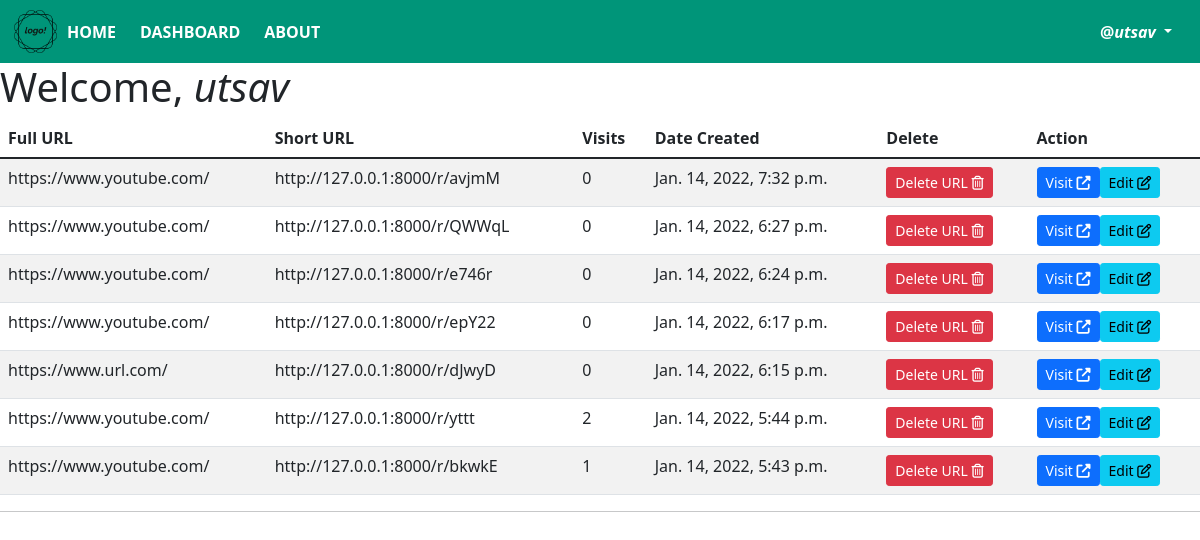
Page /dashboard/ (signed in) on the earlier database version.
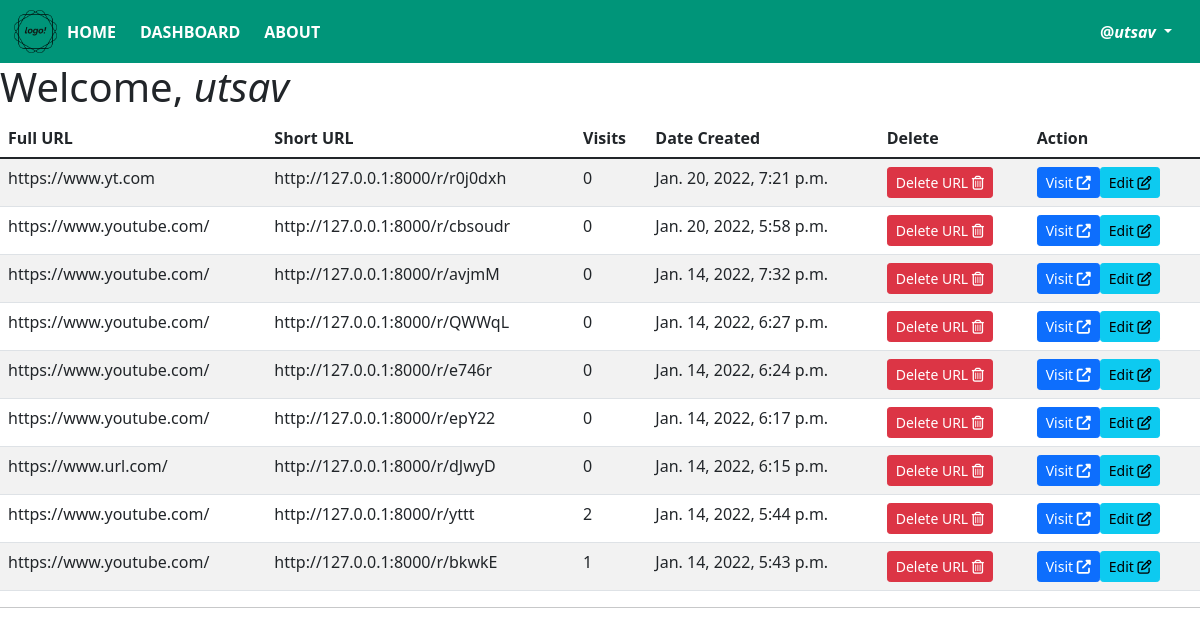
Same page on the later database version.
### urlshort/models.py (models this page shows, shortened)
class UrlShort(models.Model):
    user = models.ForeignKey(User, null=True, on_delete=CASCADE)
    original = models.URLField(null=True) #200
    short = models.CharField(max_length=50, unique=True, null=True)
    visits = models.PositiveIntegerField(default=0)
    date_created = models.DateTimeField(auto_now_add=True, null=True)

### urlshort/views.py (the view)
# urls.py: path('dashboard/', views.dashboard, name='dashboard'),
@login_required(login_url='login')
def dashboard(request):
    print(request.META.get('HTTP_X_FORWARDED_FOR'))
    print(request.META.get('REMOTE_ADDR'))
    urlData = UrlShort.objects.filter(user=request.user).order_by('-date_created')
    context = {'data': urlData}
    return render(request, 'urlshort/dashboard.html', context)

### urlshort/templates/urlshort/dashboard.html (shortened to what this page needs)
{% extends 'urlshort/main.html' %}
{% load static %}
{% block content %}
<h1>Welcome, <i>{{request.user.username}}</i></h1>
<section>
    <table class="table table-striped">
        <thead>
            <tr>
              <th scope="col">Full URL</th>
              <th scope="col">Short URL</th>
              <th scope="col">Visits</th>
              <th scope="col">Date Created</th>
              <th scope="col">Delete</th>
              <th scope="col">Action</th>
            </tr>
          </thead>
          <tbody>
	       {% for t in data %}
           <tr>
            <td>{{t.original}}</td>
            <td>http://127.0.0.1:8000/r/{{t.short}}</td>
            <td>{{t.visits}}</td>
            <td>{{t.date_created}}</td>
            <td><a href="{% url 'delete' t.id %}" class="btn btn-danger btn-sm">Delete URL <i class="far fa-trash-alt"></i></a></td>
            <td><a href="http://127.0.0.1:8000/r/{{t.short}}" class="btn btn-primary btn-sm" target="_blank">Visit <i class="fas fa-external-link-alt"></i></a><a href="{% url 'edit' t.id %}" class="btn btn-info btn-sm">Edit <i class="far fa-edit"></i></a></td>
          </tr>
          {%endfor%}
          </tbody>
          </table>
</section>
{% endblock %}

Differences in the rows shown:
added UrlShort: original "https://www.yt.com", short "r0j0dxh", visits "0", date_created "Jan. 20, 2022, 7:21 p.m."
added UrlShort: original "https://www.youtube.com/", short "cbsoudr", visits "0", date_created "Jan. 20, 2022, 5:58 p.m."
